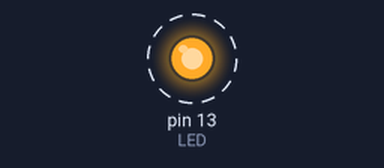
The sketch below on a simulated Arduino Uno, built with avr-gcc and run on an emulated ATmega328P. Shown: output pins drawn as LEDs (lit = HIGH). Dashed ring = blinking. What the sketch prints to the serial monitor is not drawn.

Above: at 0.5 s.
Timing chart, 0 to 4.6 s (numbered marks = the images above):
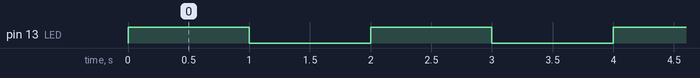

The sketch:

_02_SERIAL.ino
```cpp
/*
  Workshop do Embarcados no Arduino Day 2015
  Fabio Souza
  Igor Tavares

  Exemplo 2 - Serial
  Pisca o led ligado ao pino 13 do arduino em intervalos de 1 seg
  Exibindo o status do led na serial
 */

//cria uma constante para dar um nome ao pino 13 do arduino
const int LED = 13;

// configurações
void setup() {
  // inicializa pino do que o led está ligado como saída
  pinMode(LED, OUTPUT);

  //configura porta Serial
  Serial.begin(9600);
}

// loop principal
void loop() {
  digitalWrite(LED, HIGH);       //liga led
  Serial.println("LED aceso");   //imprime status do led na serial
  delay(1000);                   // aguarda 1 seg
  digitalWrite(LED, LOW);        // desliga led
  Serial.println("LED apagado"); //imprime status do led na serial
  delay(1000);                   // aguarda 1 seg

}
```

Measured:
- by itself, pin 13 (LED): alternates HIGH for 1.0 s and LOW for 1.0 s
